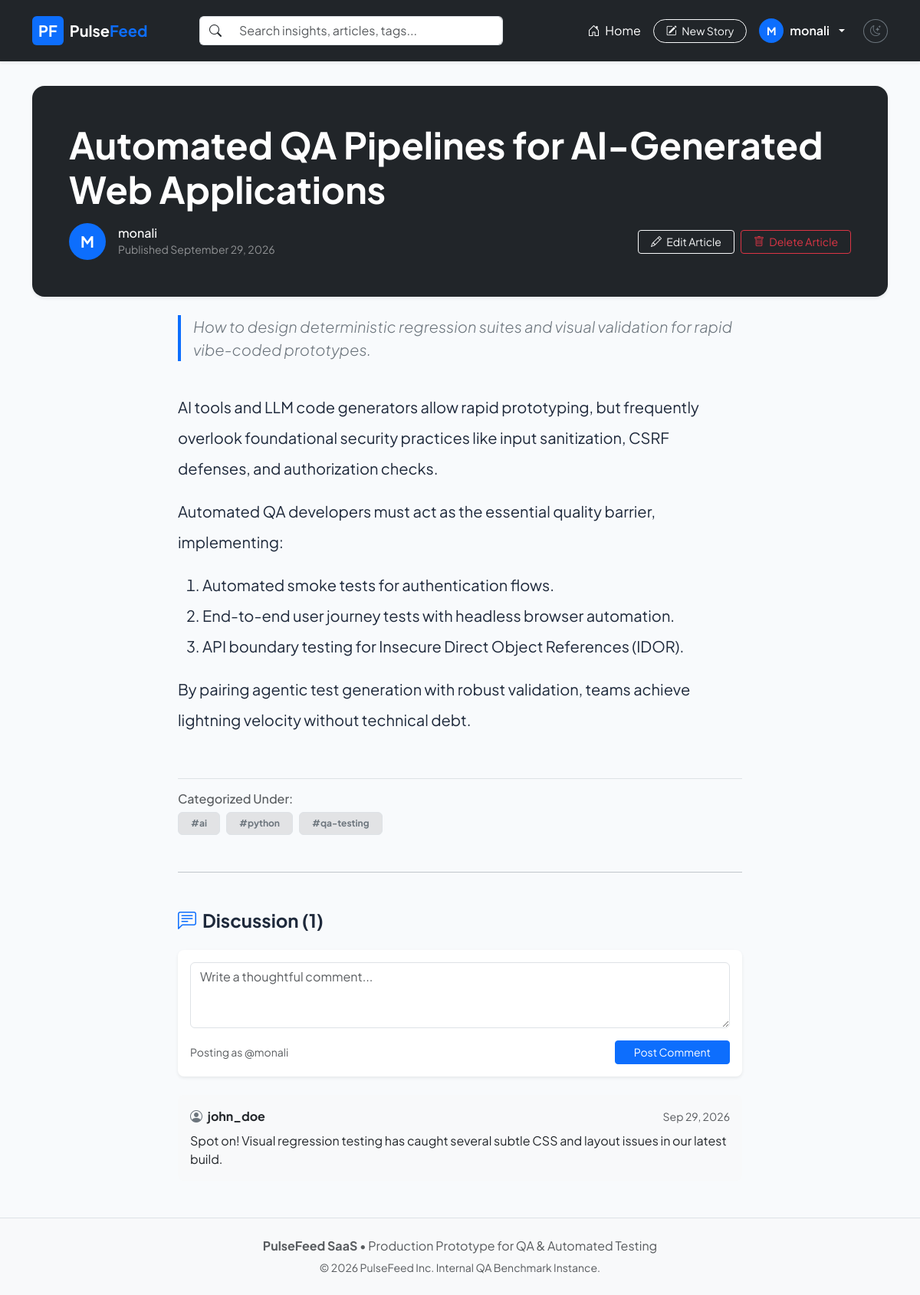
The app's page /article/automated-qa-pipelines-ai-webapps/ (signed in) with its own data.
### core/models.py (models this page shows, shortened)
class Article(models.Model):
    title = models.CharField(max_length=255)
    slug = models.SlugField(max_length=280, unique=True, blank=True)
    description = models.TextField(blank=True)
    body = models.TextField()
    author = models.ForeignKey(User, on_delete=models.CASCADE, related_name='articles')
    tags = models.ManyToManyField(Tag, blank=True, related_name='articles')
    favorites = models.ManyToManyField(User, blank=True, related_name='favorite_articles')
    created_at = models.DateTimeField(auto_now_add=True)
    updated_at = models.DateTimeField(auto_now=True)

class Tag(models.Model):
    name = models.CharField(max_length=50, unique=True)
    slug = models.SlugField(max_length=50, unique=True)

class Comment(models.Model):
    article = models.ForeignKey(Article, on_delete=models.CASCADE, related_name='comments')
    author = models.ForeignKey(User, on_delete=models.CASCADE, related_name='comments')
    body = models.TextField()
    created_at = models.DateTimeField(auto_now_add=True)

### core/views.py (the view)
# urls.py: path('article/<slug:slug>/', views.article_detail_view, name='article_detail'),
def article_detail_view(request, slug):
    article = get_object_or_404(Article.objects.prefetch_related('tags', 'comments__author'), slug=slug)
    comments = article.comments.all().order_by('-created_at')
    is_favorited = request.user.is_authenticated and article.favorites.filter(id=request.user.id).exists()
    return render(request, 'article_detail.html', {
        'article': article,
        'comments': comments,
        'is_favorited': is_favorited,
    })

### templates/article_detail.html (shortened to what this page needs)
{% extends 'base.html' %}
{% block content %}
<div class="container py-2">
    <div class="bg-dark text-white p-5 rounded-4 mb-4 shadow-sm">
        <h1 class="display-5 fw-bold mb-3">{{ article.title }}</h1>
        <div class="d-flex align-items-center justify-content-between flex-wrap gap-3">
            <div class="d-flex align-items-center gap-3">
                <span class="avatar-md bg-primary text-white rounded-circle text-center">{{ article.author.username|slice:":1"|upper }}</span>
                <div>
                    <h6 class="mb-0 text-white">{{ article.author.username }}</h6>
                    <small class="text-white-50">Published {{ article.created_at|date:"F d, Y" }}</small>
                </div>
            </div>
            <div class="d-flex gap-2">
                {% if user.is_authenticated and user == article.author %}
                    <a href="{% url 'article_edit' slug=article.slug %}" class="btn btn-outline-light btn-sm px-3">
                        <i class="bi bi-pencil me-1"></i> Edit Article
                    </a>
                {% endif %}
                {% if user.is_authenticated %}
                    <button class="btn btn-outline-danger btn-sm px-3" id="delete-article-btn" data-id="{{ article.id }}">
                        <i class="bi bi-trash me-1"></i> Delete Article
                    </button>
                {% endif %}
            </div>
        </div>
    </div>
    <div class="row">
        <div class="col-lg-8 mx-auto">
            {% if article.description %}
                <p class="lead text-secondary fst-italic border-start border-4 border-primary ps-3 mb-4">
                    {{ article.description }}
                </p>
            {% endif %}
            <div class="article-body-content py-3 fs-5 lh-lg" id="article-body">
                {{ article.body|safe }}
            </div>
            <div class="mt-4 pt-3 border-top">
                <h6 class="text-muted mb-2">Categorized Under:</h6>
                <div class="d-flex flex-wrap gap-2" id="article-tags-list">
                    {% for tag in article.tags.all %}
                        <span class="badge bg-secondary-subtle text-secondary px-3 py-2 border">#{{ tag.name }}</span>
                    {% empty %}
                        <span class="text-muted fst-italic small" id="no-tags-notice">No tags attached to this story.</span>
                    {% endfor %}
                </div>
            </div>
            <hr class="my-5">
            <div class="comments-section">
                <h4 class="fw-bold mb-4"><i class="bi bi-chat-left-text me-2 text-primary"></i>Discussion ({{ comments.count }})</h4>
                {% if user.is_authenticated %}
                    <div class="card mb-4 border-0 shadow-sm rounded-3">
                        <div class="card-body p-3">
                            <form id="comment-form" data-article-id="{{ article.id }}">
                                <div class="mb-3">
                                    <textarea class="form-control" id="comment-body" rows="3" placeholder="Write a thoughtful comment..." required></textarea>
                                </div>
                                <div class="d-flex justify-content-between align-items-center">
                                    <small class="text-muted">Posting as @{{ user.username }}</small>
                                    <button type="submit" class="btn btn-primary btn-sm px-4">Post Comment</button>
                                </div>
                            </form>
                        </div>
                    </div>
                {% else %}
                    <div class="alert alert-info py-2">
                        <a href="{% url 'login' %}?next={{ request.path }}" class="alert-link">Sign in</a> to join the conversation.
                    </div>
                {% endif %}
                <div id="comments-container">
                    {% for comment in comments %}
                        <div class="card mb-3 border-0 bg-light rounded-3">
                            <div class="card-body p-3">
                                <div class="d-flex justify-content-between align-items-center mb-2">
                                    <span class="fw-bold text-dark"><i class="bi bi-person-circle me-1 text-secondary"></i> {{ comment.author.username }}</span>
                                    <small class="text-muted">{{ comment.created_at|date:"M d, Y" }}</small>
                                </div>
                                <p class="card-text mb-0">{{ comment.body }}</p>
                            </div>
                        </div>
                    {% empty %}
                        <p class="text-muted small fst-italic" id="no-comments-msg">No comments yet. Share your thoughts!</p>
                    {% endfor %}
                </div>
            </div>
        </div>
    </div>
</div>
{% endblock %}

### templates/base.html (shortened to what this page needs)
<!DOCTYPE html>
<html lang="en">
<head>
    <link href="https://cdn.jsdelivr.net/npm/bootstrap@5.3.2/dist/css/bootstrap.min.css" rel="stylesheet">
    <link rel="stylesheet" href="https://cdn.jsdelivr.net/npm/bootstrap-icons@1.11.3/font/bootstrap-icons.min.css">
    <link rel="stylesheet" href="/static/css/style.css">
</head>
<body class="light-theme" id="app-body">
    <nav class="navbar navbar-expand-lg navbar-dark bg-dark sticky-top shadow-sm py-3">
        <div class="container">
            <a class="navbar-brand fw-bold d-flex align-items-center gap-2" href="{% url 'feed' %}">
                <span class="brand-badge bg-primary text-white px-2 py-1 rounded">PF</span>
                <span>Pulse<span class="text-primary">Feed</span></span>
            </a>
            <div class="collapse navbar-collapse" id="navContent">
                <form class="d-flex mx-auto col-lg-5 my-2 my-lg-0" method="GET" action="{% url 'feed' %}">
                    <div class="input-group">
                        <span class="input-group-text bg-white border-end-0"><i class="bi bi-search"></i></span>
                        <input class="form-control border-start-0" type="search" name="q" placeholder="Search insights, articles, tags..." value="{{ search_query|default:'' }}">
                    </div>
                </form>
                <ul class="navbar-nav ms-auto align-items-center gap-2">
                    <li class="nav-item">
                        <a class="nav-link active" href="{% url 'feed' %}"><i class="bi bi-house-door me-1"></i> Home</a>
                    </li>
                    {% if user.is_authenticated %}
                        <li class="nav-item">
                            <a class="btn btn-outline-light btn-sm rounded-pill px-3" href="{% url 'article_create' %}">
                                <i class="bi bi-pencil-square me-1"></i> New Story
                            </a>
                        </li>
                        <li class="nav-item dropdown">
                            <a class="nav-link dropdown-toggle d-flex align-items-center gap-2 text-white" href="#" role="button" data-bs-toggle="dropdown">
                                <span class="avatar-circle bg-primary text-white">{{ user.username|slice:":1"|upper }}</span>
                                <span class="fw-semibold">{{ user.username }}</span>
                            </a>
                        </li>
                    {% endif %}
                    <li class="nav-item ms-lg-2">
                        <button class="btn btn-sm btn-outline-secondary rounded-circle" id="theme-toggle" title="Toggle Theme">
                            <i class="bi bi-moon-stars" id="theme-icon"></i>
                        </button>
                    </li>
                </ul>
            </div>
        </div>
    </nav>
    <main class="py-4">
        {% block content %}{% endblock %}
    </main>
    <footer class="footer mt-auto py-4 bg-light border-top">
        <div class="container text-center text-muted">
            <p class="mb-1"><strong>PulseFeed SaaS</strong> &bull; Production Prototype for QA & Automated Testing</p>
            <small>&copy; 2026 PulseFeed Inc. Internal QA Benchmark Instance.</small>
        </div>
    </footer>
</body>
</html>

### static/css/style.css (style rules this page uses)
:root { --primary-color: #4f46e5; --primary-hover: #4338ca; --bg-light: #f8fafc; --text-dark: #1e293b; --text-muted: #64748b; --card-bg: #ffffff; --border-color: #e2e8f0; }
body { font-family: 'Plus Jakarta Sans', -apple-system, BlinkMacSystemFont, "Segoe UI", Roboto, sans-serif; background-color: var(--bg-light); color: var(--text-dark); min-height: 100vh; display: flex; flex-direction: column; transition: background-color 0.2s ease, color 0.2s ease; }
main { flex: 1; }
.avatar-circle { width: 32px; height: 32px; border-radius: 50%; display: inline-flex; align-items: center; justify-content: center; font-weight: 700; font-size: 14px; }
.avatar-md { width: 48px; height: 48px; display: inline-flex; align-items: center; justify-content: center; font-size: 1.25rem; font-weight: bold; }

### records on screen
Article: title "Automated QA Pipelines for AI-Generated Web Applications", author.username "M", author.username "monali", created_at "September 29, 2026", description "How to design deterministic regression suites and visual validation for rapid vibe-coded prototypes.", body "AI tools and LLM code generators allow rapid prototyping, but frequently overlook foundational security practices like input sanitization, CSRF defenses, and authorization checks. Automated QA developers must act as the essential quality barrier, implementing: Automated smoke tests for authentication flows. End-to-end user journey tests with headless browser automation. API boundary testing for Insecure Direct Object References (IDOR). By pairing agentic test generation with robust validation, teams achieve lightning velocity without technical debt."
Tag: name "ai"
Tag: name "python"
Tag: name "qa-testing"
Comment: author.username "john_doe", created_at "Sep 29, 2026", body "Spot on! Visual regression testing has caught several subtle CSS and layout issues in our latest build."

### other values on screen
{{ user.username|slice:":1"|upper }} "M"
{{ user.username }} "monali"
{{ comments.count }} "1"
